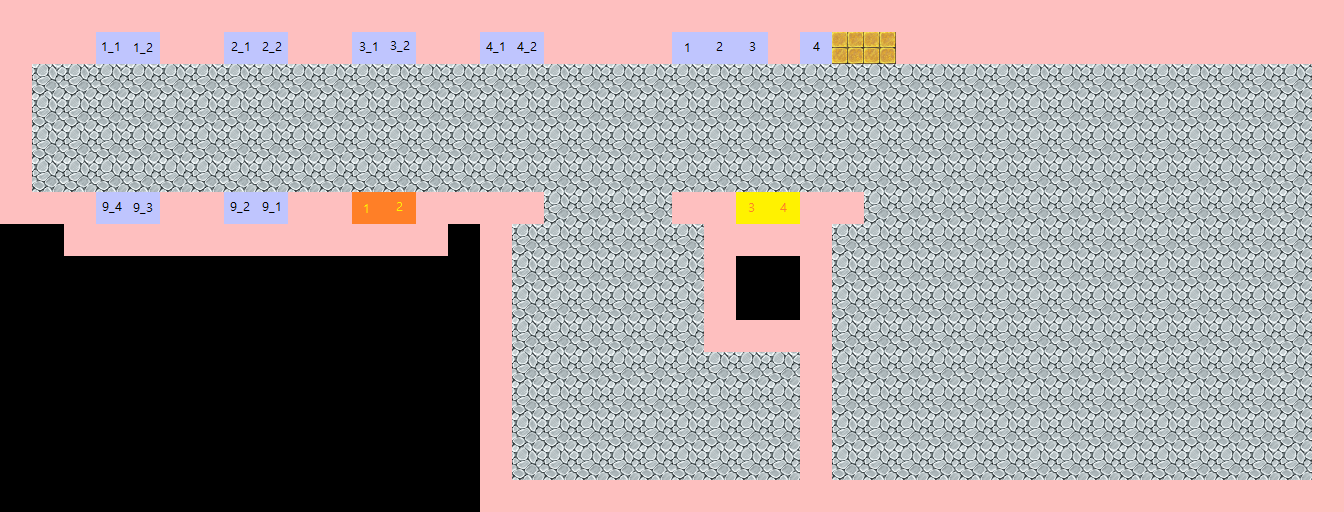

This is a level from a 2D game, rendered from its Tiled map with the project's own tilesets. A one-line summary and the map file follow, with tile-layer data summarised:
An orthogonal 42x16 tile map with 32x32 px tiles, 3 tile layers (Background, Items, MetaInfo), 2 tilesets and 23 objects (003_01, campus_01, 001_01, 004_01, 002_01, ...).

<map version="1.0" tiledversion="1.1.1" orientation="orthogonal" renderorder="right-down" width="42" height="16" tilewidth="32" tileheight="32" infinite="0" nextobjectid="79">
 <tileset firstgid="1" name="Meta" tilewidth="32" tileheight="32" spacing="1" margin="1" tilecount="60" columns="12">
  <image source="metaset.png" width="397" height="166" />
  <tile id="0">
   <properties>
    <property name="Wall" value="YES" />
   </properties>
  </tile>
  <tile id="1">
   <properties>
    <property name="Items" value="YES" />
   </properties>
  </tile>
  <tile id="2">
   <properties>
    <property name="Address" value="TileMaps/KonyangUniv.Daejeon/" />
    <property name="Code" value="campus_01" />
    <property name="Destination" value="Campus" />
    <property name="Entrance" value="YES" />
    <property name="Frontdoor" value="YES" />
   </properties>
  </tile>
  <tile id="3">
   <properties>
    <property name="Address" value="TileMaps/KonyangUniv.Daejeon/" />
    <property name="Code" value="campus_02" />
    <property name="Destination" value="Campus" />
    <property name="Entrance" value="YES" />
    <property name="Frontdoor" value="YES" />
   </properties>
  </tile>
  <tile id="4">
   <properties>
    <property name="Address" value="TileMaps/KonyangUniv.Daejeon/" />
    <property name="Code" value="campus_03" />
    <property name="Destination" value="Campus" />
    <property name="Entrance" value="YES" />
    <property name="Frontdoor" value="YES" />
   </properties>
  </tile>
  <tile id="5">
   <properties>
    <property name="Address" value="TileMaps/KonyangUniv.Daejeon/" />
    <property name="Code" value="campus_04" />
    <property name="Destination" value="Campus" />
    <property name="Entrance" value="YES" />
    <property name="Frontdoor" value="YES" />
   </properties>
  </tile>
  <tile id="12">
   <properties>
    <property name="Code" value="1" />
    <property name="Destination" value="001" />
    <property name="Entrance" value="YES" />
   </properties>
  </tile>
  <tile id="13">
   <properties>
    <property name="Code" value="1" />
    <property name="Destination" value="002" />
    <property name="Entrance" value="YES" />
   </properties>
  </tile>
  <tile id="14">
   <properties>
    <property name="Code" value="1" />
    <property name="Destination" value="003" />
    <property name="Entrance" value="YES" />
   </properties>
  </tile>
  <tile id="15">
   <properties>
    <property name="Code" value="1" />
    <property name="Destination" value="004" />
    <property name="Entrance" value="YES" />
   </properties>
  </tile>
  <tile id="16">
   <properties>
    <property name="Code" value="1" />
    <property name="Destination" value="005" />
    <property name="Entrance" value="YES" />
   </properties>
  </tile>
  <tile id="17">
   <properties>
    <property name="Code" value="1" />
    <property name="Destination" value="006" />
    <property name="Entrance" value="YES" />
   </properties>
  </tile>
  <tile id="18">
   <properties>
    <property name="Code" value="1" />
    <property name="Destination" value="007" />
    <property name="Entrance" value="YES" />
   </properties>
  </tile>
  <tile id="19">
   <properties>
    <property name="Code" value="1" />
    <property name="Destination" value="008" />
    <property name="Entrance" value="YES" />
   </properties>
  </tile>
  <tile id="20">
   <properties>
    <property name="Code" value="1" />
    <property name="Destination" value="009" />
    <property name="Entrance" value="YES" />
   </properties>
  </tile>
  <tile id="21">
   <properties>
    <property name="Code" value="1" />
   </properties>
  </tile>
  <tile id="24">
   <properties>
    <property name="Code" value="2" />
    <property name="Destination" value="001" />
    <property name="Entrance" value="YES" />
   </properties>
  </tile>
  <tile id="25">
   <properties>
    <property name="Code" value="2" />
    <property name="Destination" value="002" />
    <property name="Entrance" value="YES" />
   </properties>
  </tile>
  <tile id="26">
   <properties>
    <property name="Code" value="2" />
    <property name="Destination" value="003" />
    <property name="Entrance" value="YES" />
   </properties>
  </tile>
  <tile id="27">
   <properties>
    <property name="Code" value="2" />
    <property name="Destination" value="004" />
    <property name="Entrance" value="YES" />
   </properties>
  </tile>
  <tile id="28">
   <properties>
    <property name="Code" value="2" />
    <property name="Destination" value="005" />
    <property name="Entrance" value="YES" />
   </properties>
  </tile>
  <tile id="29">
   <properties>
    <property name="Code" value="2" />
    <property name="Destination" value="006" />
    <property name="Entrance" value="YES" />
   </properties>
  </tile>
  <tile id="30">
   <properties>
    <property name="Code" value="2" />
    <property name="Destination" value="007" />
    <property name="Entrance" value="YES" />
   </properties>
  </tile>
  <tile id="31">
   <properties>
    <property name="Code" value="2" />
    <property name="Destination" value="008" />
    <property name="Entrance" value="YES" />
   </properties>
  </tile>
  <tile id="32">
   <properties>
    <property name="Code" value="2" />
    <property name="Destination" value="009" />
    <property name="Entrance" value="YES" />
   </properties>
  </tile>
  <tile id="33">
   <properties>
    <property name="Code" value="2" />
   </properties>
  </tile>
  <tile id="36">
   <properties>
    <property name="Code" value="1" />
    <property name="Destination" value="toiret" />
    <property name="Entrance" value="YES" />
   </properties>
  </tile>
  <tile id="37">
   <properties>
    <property name="Code" value="1" />
    <property name="Destination" value="stair" />
    <property name="Entrance" value="YES" />
   </properties>
  </tile>
  <tile id="38">
   <properties>
    <property name="Code" value="3" />
   </properties>
  </tile>
  <tile id="39">
   <properties>
    <property name="Code" value="3" />
   </properties>
  </tile>
  <tile id="40">
   <properties>
    <property name="Code" value="3" />
    <property name="Destination" value="005" />
    <property name="Entrance" value="YES" />
   </properties>
  </tile>
  <tile id="41">
   <properties>
    <property name="Code" value="3" />
    <property name="Destination" value="006" />
    <property name="Entrance" value="YES" />
   </properties>
  </tile>
  <tile id="42">
   <properties>
    <property name="Code" value="3" />
    <property name="Destination" value="007" />
    <property name="Entrance" value="YES" />
   </properties>
  </tile>
  <tile id="43">
   <properties>
    <property name="Code" value="3" />
   </properties>
  </tile>
  <tile id="44">
   <properties>
    <property name="Code" value="3" />
    <property name="Destination" value="009" />
    <property name="Entrance" value="YES" />
   </properties>
  </tile>
  <tile id="45">
   <properties>
    <property name="Code" value="3" />
   </properties>
  </tile>
  <tile id="48">
   <properties>
    <property name="Code" value="2" />
    <property name="Destination" value="toiret" />
    <property name="Entrance" value="YES" />
   </properties>
  </tile>
  <tile id="49">
   <properties>
    <property name="Code" value="2" />
    <property name="Destination" value="stair" />
    <property name="Entrance" value="YES" />
   </properties>
  </tile>
  <tile id="50">
   <properties>
    <property name="Code" value="4" />
   </properties>
  </tile>
  <tile id="51">
   <properties>
    <property name="Code" value="4" />
   </properties>
  </tile>
  <tile id="52">
   <properties>
    <property name="Code" value="4" />
    <property name="Destination" value="005" />
    <property name="Entrance" value="YES" />
   </properties>
  </tile>
  <tile id="53">
   <properties>
    <property name="Code" value="4" />
    <property name="Destination" value="006" />
    <property name="Entrance" value="YES" />
   </properties>
  </tile>
  <tile id="54">
   <properties>
    <property name="Code" value="4" />
    <property name="Destination" value="007" />
    <property name="Entrance" value="YES" />
   </properties>
  </tile>
  <tile id="55">
   <properties>
    <property name="Code" value="4" />
   </properties>
  </tile>
  <tile id="56">
   <properties>
    <property name="Code" value="4" />
    <property name="Destination" value="009" />
    <property name="Entrance" value="YES" />
   </properties>
  </tile>
  <tile id="57">
   <properties>
    <property name="Code" value="4" />
   </properties>
  </tile>
 </tileset>
 <tileset firstgid="61" name="RPGmaker tile" tilewidth="32" tileheight="32" tilecount="2016" columns="32">
  <image source="RPGmaker tile.png" width="1024" height="2016" />
 </tileset>
 <layer name="Background" width="42" height="16">
  <properties>
   <property name="Address" value="TileMaps/KonyangUniv.Daejeon/JukhunDigitalFacilitie/floor_L/" />
  </properties>
  <data>[672 cells, 499 non-empty, 5 distinct tile ids]</data>
 </layer>
 <objectgroup name="Objects">
  <properties>
   <property name="Name" value="죽헌정보관 로비" />
   <property name="Place" value="floor" />
  </properties>
  <object id="19" name="003_01" x="352" y="32" width="32" height="32" />
  <object id="20" name="campus_01" x="672" y="32" width="32" height="32" />
  <object id="23" name="001_01" x="96" y="32" width="32" height="32" />
  <object id="26" name="004_01" x="480" y="32" width="32" height="32" />
  <object id="32" name="002_01" x="224" y="32" width="32" height="32" />
  <object id="34" name="SpawnPoint" x="544" y="128" width="32" height="32" />
  <object id="36" name="001_02" x="128" y="32" width="32" height="32" />
  <object id="37" name="002_02" x="256" y="32" width="32" height="32" />
  <object id="38" name="003_02" x="384" y="32" width="32" height="32" />
  <object id="39" name="004_02" x="512" y="32" width="32" height="32" />
  <object id="40" name="campus_02" x="704" y="32" width="32" height="32" />
  <object id="67" name="stair_01" x="736" y="192" width="32" height="32" />
  <object id="68" name="stair_02" x="768" y="192" width="32" height="32" />
  <object id="69" name="009_01" x="256" y="192" width="32" height="32" />
  <object id="70" name="009_02" x="224" y="192" width="32" height="32" />
  <object id="71" name="009_03" x="128" y="192" width="32" height="32" />
  <object id="72" name="009_04" x="96" y="192" width="32" height="32" />
  <object id="73" name="toiret_01" x="352" y="192" width="32" height="32" />
  <object id="74" name="toiret_02" x="384" y="192" width="32" height="32" />
  <object id="75" name="campus_03" x="736" y="32" width="32" height="32" />
  <object id="76" name="campus_05" x="832" y="32" width="32" height="32" />
  <object id="77" name="campus_06" x="864" y="32" width="32" height="32" />
  <object id="78" name="campus_04" x="800" y="32" width="32" height="32" />
 </objectgroup>
 <layer name="Items" width="42" height="16">
  <data>[672 cells, 0 non-empty, 0 distinct tile ids]</data>
 </layer>
 <layer name="MetaInfo" width="42" height="16">
  <data>[672 cells, 185 non-empty, 21 distinct tile ids]</data>
 </layer>
</map>
